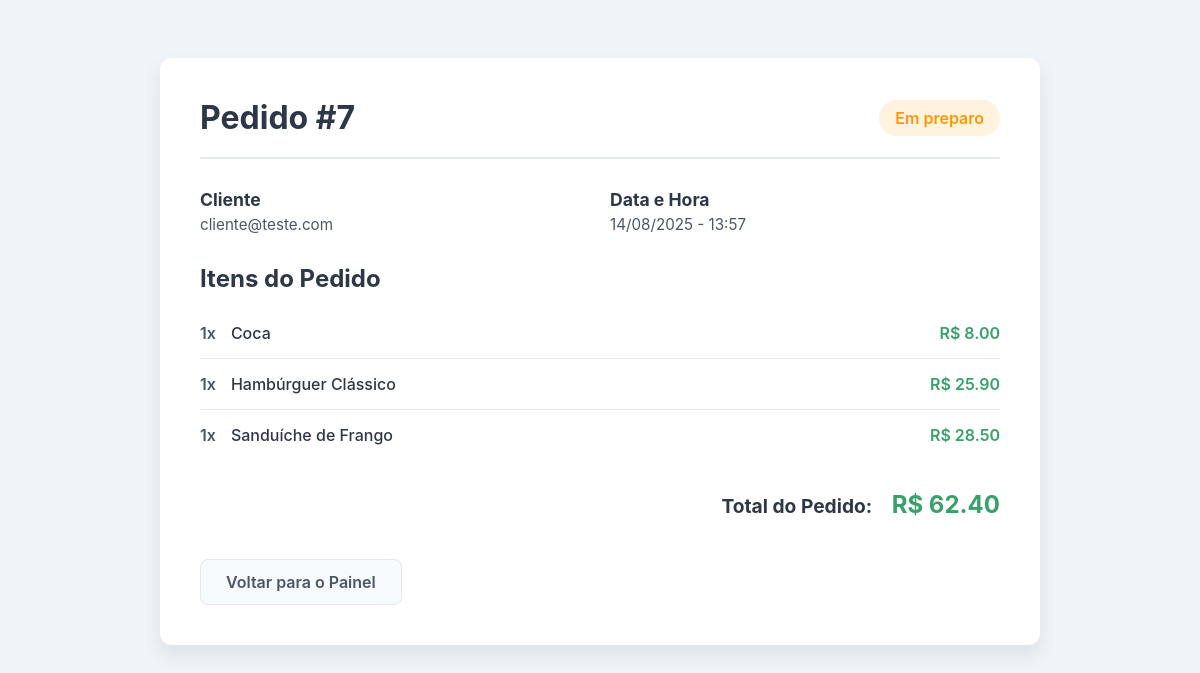
/pedidos/detalhes/7/ (signed in), run on the app's committed database.
### pedidos/models.py (models this page shows, shortened)
class Pedido(models.Model):
    STATUS_CHOICES = (
        ("pedido", "Pedido"),
        ("em_preparo", "Em preparo"),
        ("saiu_para_entrega", "Saiu para entrega"),
    )
    cliente = models.ForeignKey(User, on_delete=models.CASCADE, related_name='pedidos')
    status = models.CharField(
        max_length=20,
        choices=STATUS_CHOICES,
        default="pedido"
    )
    total = models.DecimalField(max_digits=10, decimal_places=2)
    criado_em = models.DateTimeField(auto_now_add=True)

class User(AbstractUser):
    USER_TYPE_CHOICES = (
        ("cliente", "Cliente"),
        ("restaurante", "Restaurante"),
    )
    user_type = models.CharField(
        max_length=20,
        choices=USER_TYPE_CHOICES,
        default="cliente",
    )
    groups = models.ManyToManyField(
        'auth.Group',
        related_name='pedidos_user_set',
        blank=True,
        help_text='The groups this user belongs to. A user will get all permissions granted to each of their groups.',
        related_query_name='pedidos_user',
    )
    user_permissions = models.ManyToManyField(
        'auth.Permission',
        related_name='pedidos_user_permissions_set',
        blank=True,
        help_text='Specific permissions for this user.',
        related_query_name='pedidos_user_permission',
    )

class ProdutoNoPedido(models.Model):
    pedido = models.ForeignKey(Pedido, on_delete=models.CASCADE, related_name='itens')
    produto = models.ForeignKey(Produto, on_delete=models.CASCADE)
    quantidade = models.IntegerField(default=1)

class Produto(models.Model):
    nome = models.CharField(max_length=255)
    preco = models.DecimalField(max_digits=10, decimal_places=2)
    categoria = models.CharField(max_length=100)

### pedidos/views.py (the view)
# urls.py: path('pedidos/detalhes/<int:pedido_id>/', views.detalhes_pedido_view, name='detalhes-pedido'),
@login_required
@user_passes_test(is_restaurante)
def detalhes_pedido_view(request, pedido_id):
    pedido = get_object_or_404(Pedido, id=pedido_id)
    itens_pedido = pedido.itens.all()
    context = {
        'pedido': pedido,
        'itens_pedido': itens_pedido
    }
    return render(request, 'restaurante/detalhes_pedido.html', context)

### pedidos/views.py (called while the page is built)
def is_restaurante(user):
    return user.user_type == 'restaurante'

### pedidos/templates/restaurante/detalhes_pedido.html (shortened to what this page needs)
<!DOCTYPE html>
<html lang="pt-br">
<head>
</head>
<body>
    <div class="container">
        <div class="header">
            <h2>Pedido #{{ pedido.id }}</h2>
            <span class="status {{ pedido.status }}">{{ pedido.get_status_display }}</span>
        </div>
        <div class="info-section">
            <div class="info-item">
                <h3>Cliente</h3>
                <p>{{ pedido.cliente.username }}</p>
            </div>
            <div class="info-item">
                <h3>Data e Hora</h3>
                <p>{{ pedido.criado_em|date:"d/m/Y - H:i" }}</p>
            </div>
        </div>
        <div class="items-section">
            <h3>Itens do Pedido</h3>
            <ul class="items-list">
                {% for item in itens_pedido %}
                <li class="item">
                    <div class="item-info">
                        <span class="quantity">{{ item.quantidade }}x</span>
                        <span class="product-name">{{ item.produto.nome }}</span>
                    </div>
                    <span class="item-price">R$ {{ item.produto.preco|floatformat:2 }}</span>
                </li>
                {% empty %}
                <li>Nenhum item neste pedido.</li>
                {% endfor %}
            </ul>
        </div>
        <div class="total-section">
            <h4>Total do Pedido:</h4>
            <span class="total-price">R$ {{ pedido.total|floatformat:2 }}</span>
        </div>
        <a href="{% url 'home' %}" class="btn-back">Voltar para o Painel</a>
    </div>
</body>
</html>

### pedidos/templates/restaurante/detalhes_pedido.html (style rules this page uses)
body { font-family: -apple-system, BlinkMacSystemFont, "Segoe UI", Roboto, "Helvetica Neue", Arial, sans-serif; background-color: #f0f4f8; padding: 50px; }
.container { max-width: 800px; margin: 0 auto; background-color: #ffffff; padding: 40px; border-radius: 12px; box-shadow: 0 10px 20px rgba(0, 0, 0, 0.08); }
.header { display: flex; justify-content: space-between; align-items: center; margin-bottom: 30px; border-bottom: 2px solid #e2e8f0; padding-bottom: 20px; }
.header h2 { font-size: 2rem; color: #2d3748; margin: 0; }
.header .status { font-size: 1rem; font-weight: 600; padding: 8px 16px; border-radius: 20px; display: inline-block; }
.status.em_preparo { background-color: #fff3e0; color: #ff9800; }
.info-section { display: grid; grid-template-columns: 1fr 1fr; gap: 20px; margin-bottom: 30px; }
.info-item h3 { font-size: 1.1rem; color: #2d3748; margin-top: 0; margin-bottom: 5px; }
.info-item p { margin: 0; color: #4a5568; font-size: 0.95rem; }
.items-section h3 { font-size: 1.5rem; color: #2d3748; margin-bottom: 15px; }
.items-list { list-style-type: none; padding: 0; margin: 0; }
.item { display: flex; justify-content: space-between; align-items: center; padding: 15px 0; border-bottom: 1px solid #e2e8f0; }
.item:last-child { border-bottom: none; }
.item-info { display: flex; align-items: center; }
.item-info .quantity { font-weight: 600; color: #4a5568; margin-right: 15px; }
.item-info .product-name { font-weight: 500; color: #2d3748; }
.item-price { font-weight: 600; color: #38a169; }
.total-section { text-align: right; margin-top: 30px; }
.total-section h4 { font-size: 1.2rem; color: #2d3748; margin: 0; display: inline-block; margin-right: 15px; }
.total-section .total-price { font-size: 1.5rem; font-weight: 700; color: #38a169; display: inline-block; }
.btn-back { display: inline-block; margin-top: 40px; padding: 12px 25px; border: 1px solid #e2e8f0; border-radius: 8px; font-size: 1rem; font-weight: 600; cursor: pointer; background-color: #f7fafc; color: #4a5568; text-decoration: none; transition: background-color 0.3s ease; }

### data on the page
Pedido: id "7", status "Em preparo", cliente.username "cliente@teste.com", criado_em "14/08/2025 - 13:57", total "62.40"
ProdutoNoPedido: quantidade "1", produto.nome "Coca", produto.preco "8.00"
ProdutoNoPedido: quantidade "1", produto.nome "Hambúrguer Clássico", produto.preco "25.90"
ProdutoNoPedido: quantidade "1", produto.nome "Sanduíche de Frango", produto.preco "28.50"
